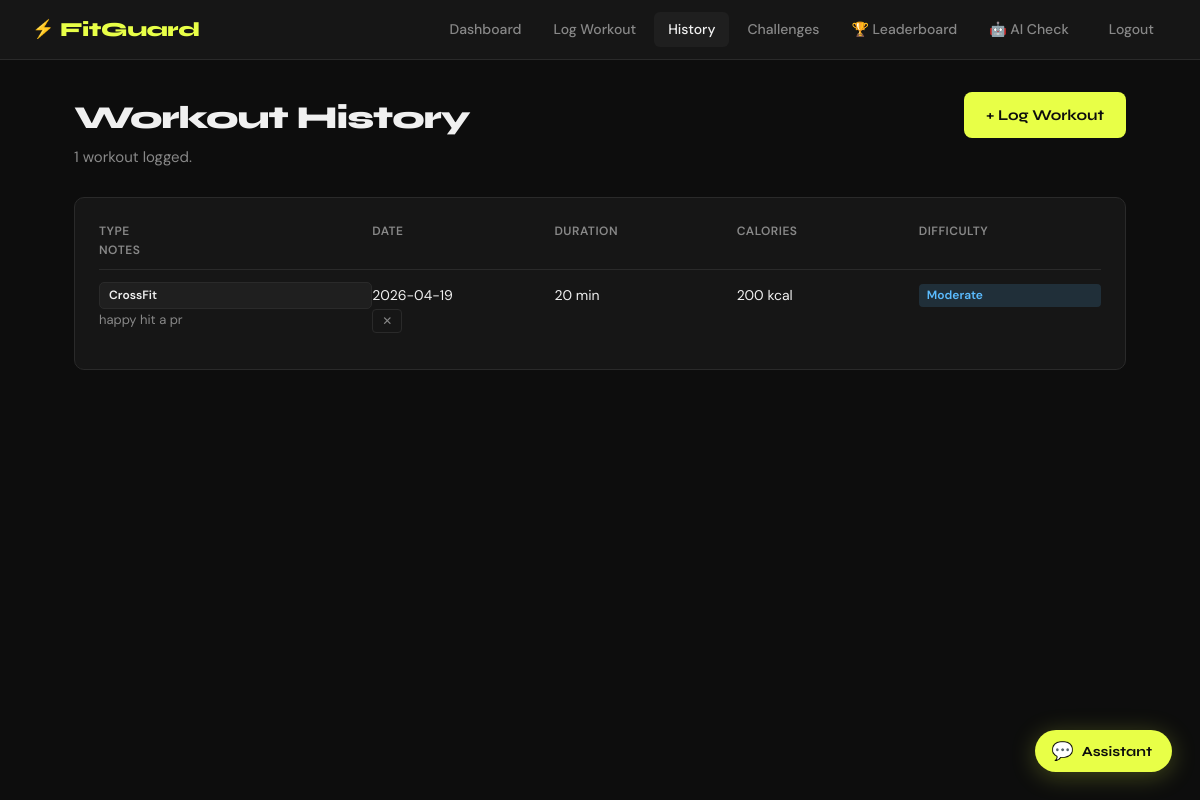
/workouts (signed in), run on an earlier commit of the app's database.
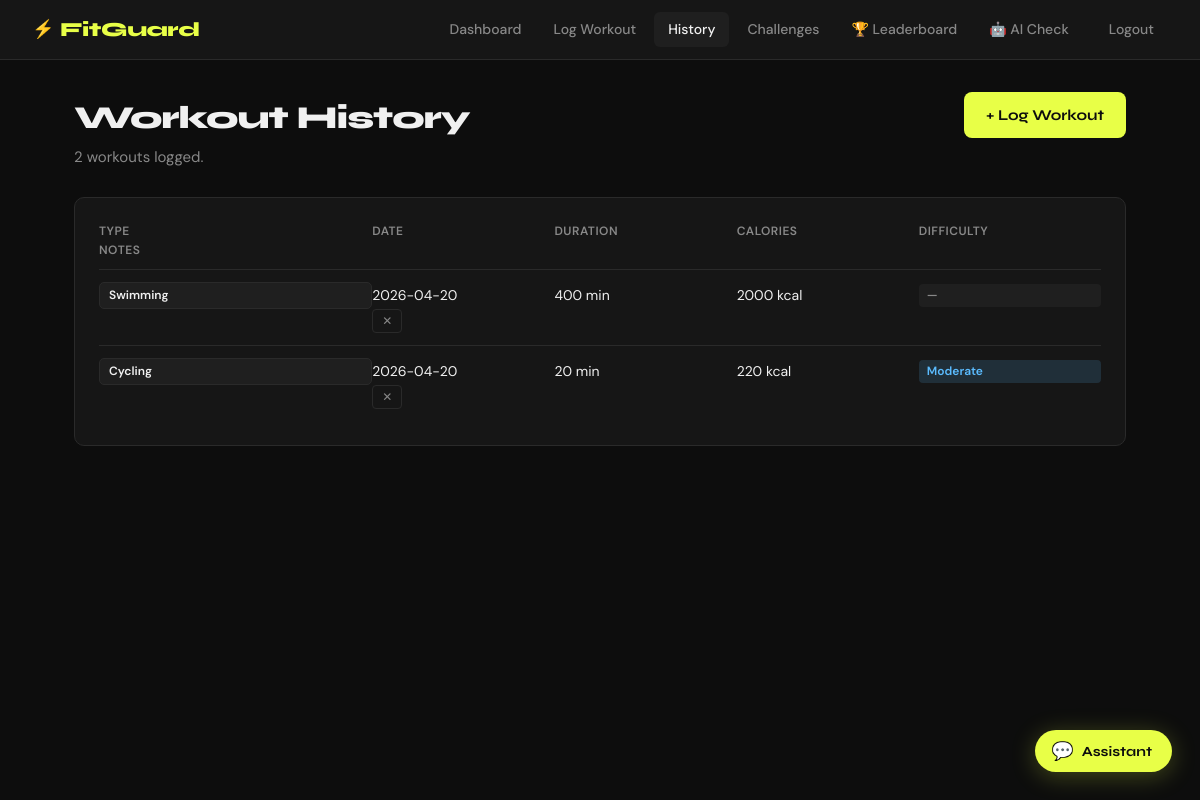
And on a later commit of the database.
### tables this page shows
CREATE TABLE workouts (
                id           INTEGER PRIMARY KEY AUTOINCREMENT,
                user_id      INTEGER NOT NULL,
                workout_type TEXT    NOT NULL,
                duration     INTEGER NOT NULL,
                calories     INTEGER,
                difficulty   TEXT,
                notes        TEXT,
                workout_date TEXT    NOT NULL,
                created_at   TEXT    DEFAULT CURRENT_TIMESTAMP, anomaly_status TEXT DEFAULT 'normal', anomaly_reason TEXT,
                FOREIGN KEY (user_id) REFERENCES users(id)
            );

### app.py (the view)
@app.route("/workouts")
@login_required
def workouts():
    user_id = session["user_id"]
    with get_db() as conn:
        all_workouts = conn.execute("""
            SELECT * FROM workouts WHERE user_id = ?
            ORDER BY workout_date DESC, created_at DESC
        """, (user_id,)).fetchall()
    return render_template("workouts.html", workouts=all_workouts)

### app.py (called while the page is built)
def get_db():
    conn = sqlite3.connect(DB_PATH)
    conn.row_factory = sqlite3.Row
    return conn

def login_required(f):
    @wraps(f)
    def decorated(*args, **kwargs):
        if "user_id" not in session:
            flash("Please log in to continue.", "warning")
            return redirect(url_for("login"))
        return f(*args, **kwargs)
    return decorated

### templates/workouts.html (shortened to what this page needs)
{% extends "base.html" %}
{% block content %}
<div class="page-header">
  <div>
    <h1 class="page-title">Workout History</h1>
    <p class="page-sub">{{ workouts|length }} workout{{ 's' if workouts|length != 1 }} logged.</p>
  </div>
  <a href="{{ url_for('log_workout') }}" class="btn-primary">+ Log Workout</a>
</div>
{% if workouts %}
  <div class="card">
    <div class="workout-table">
      <div class="table-head">
        <span>Type</span><span>Date</span><span>Duration</span><span>Calories</span><span>Difficulty</span><span>Notes</span><span></span>
      </div>
      {% for w in workouts %}
        <div class="table-row">
          <span class="workout-type-badge">{{ w.workout_type }}</span>
          <span>{{ w.workout_date }}</span>
          <span>{{ w.duration }} min</span>
          <span>{{ w.calories or '—' }}{% if w.calories %} kcal{% endif %}</span>
          <span class="diff-badge diff-{{ w.difficulty|lower if w.difficulty else 'none' }}">{{ w.difficulty or '—' }}</span>
          <span class="notes-cell" title="{{ w.notes or '' }}">{{ (w.notes or '')[:40] }}{% if w.notes and w.notes|length > 40 %}…{% endif %}</span>
          <span>
            <form method="POST" action="{{ url_for('delete_workout', workout_id=w.id) }}"
                  onsubmit="return confirm('Delete this workout?')">
              <button type="submit" class="btn-delete">✕</button>
            </form>
          </span>
        </div>
      {% endfor %}
    </div>
  </div>
{% endif %}
{% endblock %}

What changed in the data, as far as the page shows it:
no longer on this page (row edited): workouts: workout_type "CrossFit", workout_date "2026-04-19", duration "20", calories "200", shows "kcal", difficulty "Moderate", notes "happy hit a pr"
added workouts: workout_type "Swimming", workout_date "2026-04-20", duration "400", calories "2000", shows "kcal", difficulty "—"
added workouts: workout_type "Cycling", workout_date "2026-04-20", duration "20", calories "220", shows "kcal", difficulty "Moderate"
Also different on the page:
{{ workouts|length }}: "1" → "2"
{{ 's' if workouts|length != 1 }}: (not shown) → "s"
